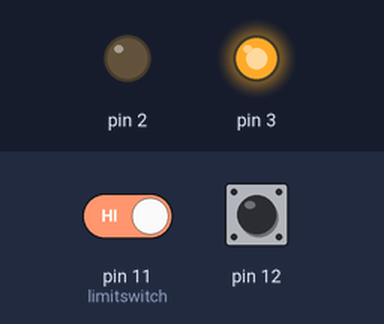
Recording of a sketch running on a simulated Arduino Uno, built with avr-gcc and run on an emulated ATmega328P. Shown: output pins drawn as LEDs (lit = HIGH). Dashed ring = blinking. Inputs (shaded band) come from the test bench; at power-on: pin 12 HIGH, pin 11 (limitswitch) HIGH. Random numbers use the default seed unless the sketch sets one; what the sketch prints to the serial monitor is not drawn.

Above: at 1.2 s.
1.3 s: pin 12 pulled LOW for 0.15 s
At 1.38 s:
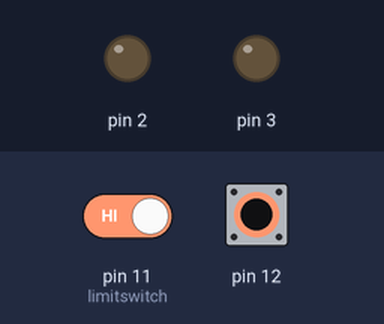
2.9 s: pin 12 pulled LOW for 3.2 s
At 6.8 s:
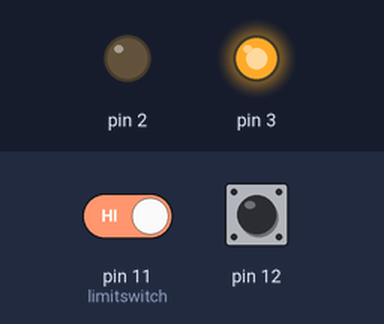
7.6 s: pin 11 (limitswitch) driven LOW and pin 12 driven LOW
At 8.7 s:
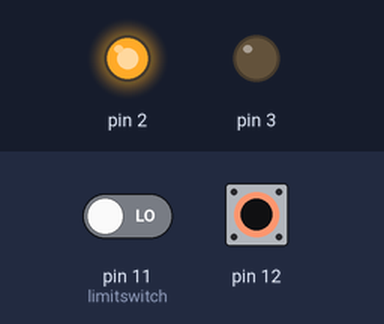
9.1 s: pin 12 driven HIGH
At 10.3 s:
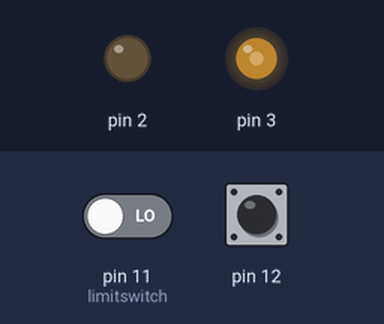
10.6 s: pin 12 pulsed LOW 5 times (0.12 s each, 0.3 s apart)
At 10.66 s:
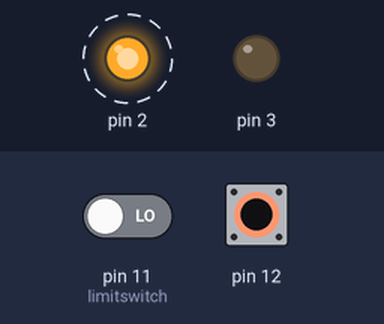
15.1 s: pin 12 driven LOW
At 15.9 s:
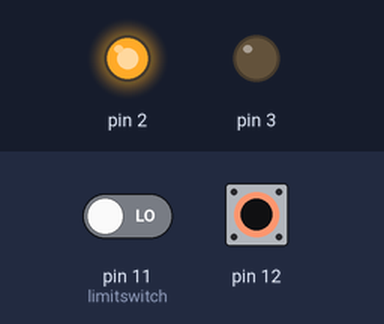
Timing chart, 0 to 17.6 s (numbered marks = the images above; inputs shaded):
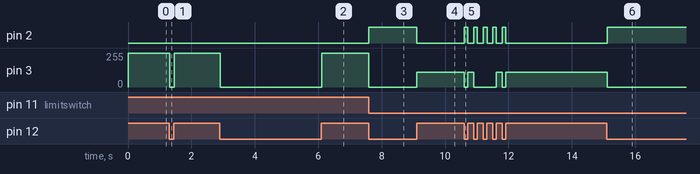

Measured:
- after the input at 1.3 s, pin 3: 255/255 → 0/255 at once, → 255/255 0.14 s later
- after the input at 2.9 s, pin 3: 255/255 → 0/255 at once, → 255/255 3.2 s later
- after the input at 7.6 s, pin 2: LOW → HIGH at once; pin 3: 255/255 → 0/255 at once
- after the input at 9.1 s, pin 2: HIGH → LOW at once; pin 3: 0/255 → 110/255 at once
- after the input at 10.6 s, pin 2: alternates HIGH for 0.11 s and LOW for 0.19 s, 10 changes in all, then stays LOW, starting at once; pin 3: goes 0/255 0.12 s, 110/255 0.19 s, 0/255 0.71 s, 110/255 0.19 s, 0/255 0.11 s, then 110/255, starting at once
- after the input at 15.1 s, pin 2: LOW → HIGH at once; pin 3: 110/255 → 0/255 at once

The sketch:

Lab_2B_Personality.ino
```cpp
/*Owen Ryan E40M LAB2B*/
/*
Trick  1: Hesitant Box: Finger pauses for one second before resetting switch if switch is flipped before finger returns to resting position
Trick 2: Slow Box: Finger slowly returns to switch if switch is flipped before finger returns to resting position
Box randomly switches between behaviors iva the random(); method
*/
void setup() {
  //start serial connection
  Serial.begin(9600);
  pinMode(12, INPUT_PULLUP);
  pinMode(11, INPUT_PULLUP); //limitswitch
  pinMode(2, OUTPUT);
  pinMode(3, OUTPUT);
}
void loop() {
  int choice=random(0,10);
  bool sl = false;
  Serial.println(sl);
  Serial.println(choice);
  if(digitalRead(11)==LOW){//not at limit
    if(digitalRead(12)==LOW){//off & backwards
      digitalWrite(2,HIGH);
      digitalWrite(3,LOW);
    }
    if(digitalRead(12)==HIGH && sl==false){//on & forwards
    if(choice >= 5){ //Hesitant box activated
      digitalWrite(2,LOW);
      digitalWrite(3,LOW);
      delay(1000);}
      digitalWrite(2,LOW);
      if(choice >= 5) digitalWrite(3,HIGH);
      if(choice << 5) analogWrite(3, 110); //Slow Box Activated
      while(digitalRead(12)==HIGH){ //captive loop for rebound
        Serial.println("hold");
                delay(10);
      }
    }
  }else if(digitalRead(11)==HIGH){//at limit
    if(digitalRead(12)==LOW){//off & stopped
      digitalWrite(2,LOW);
      digitalWrite(3,LOW);
    }
    if(digitalRead(12)==HIGH){//on & forwards
      sl = true;
      digitalWrite(2,LOW);
      digitalWrite(3,HIGH);
      while(digitalRead(12)==HIGH){ //captive loop for slow
        Serial.println("hold");
                delay(10);
      }
       sl = false;
    }
  }
}
```
